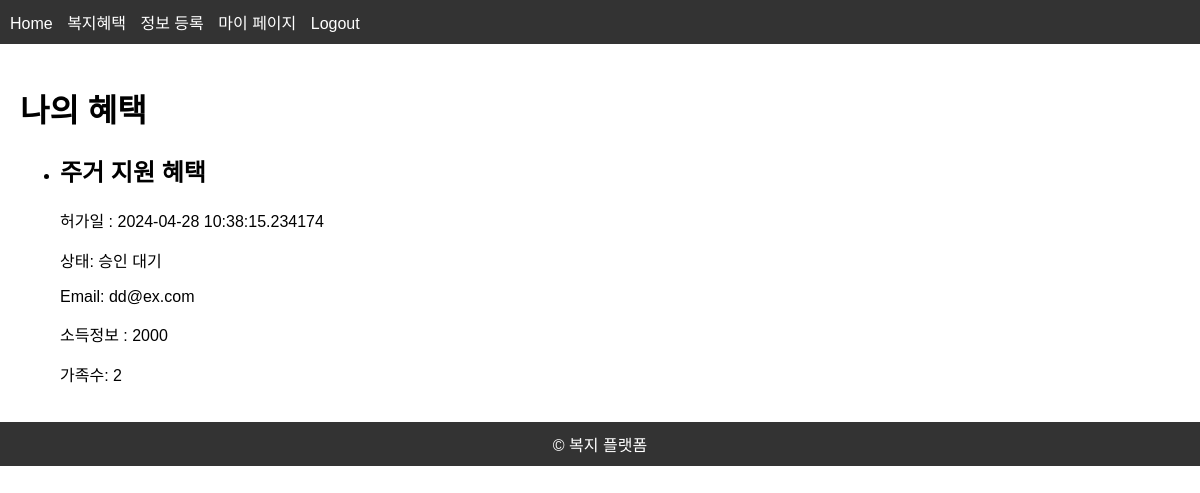
/my-applications (signed in), run on an earlier commit of the app's database.
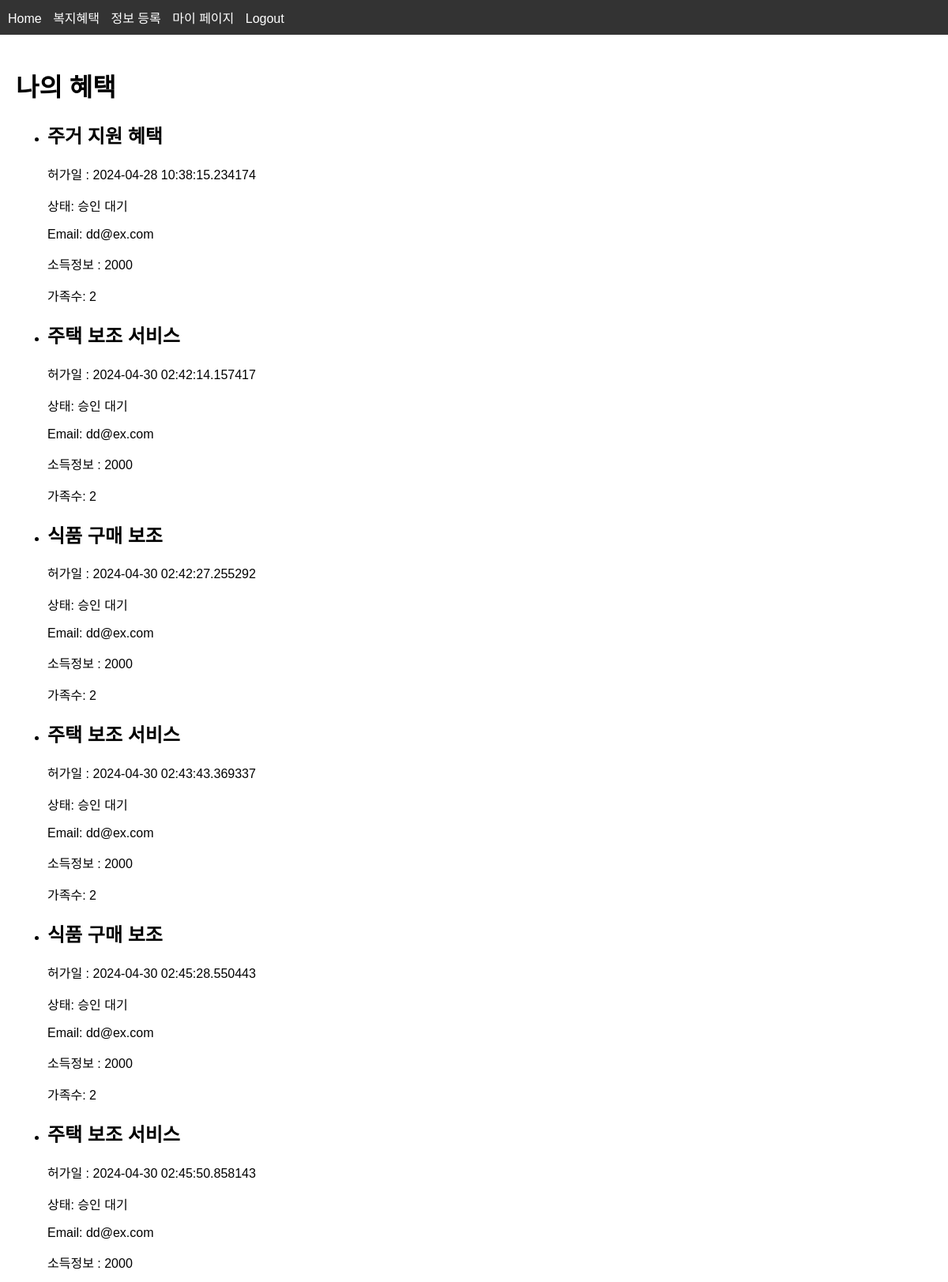
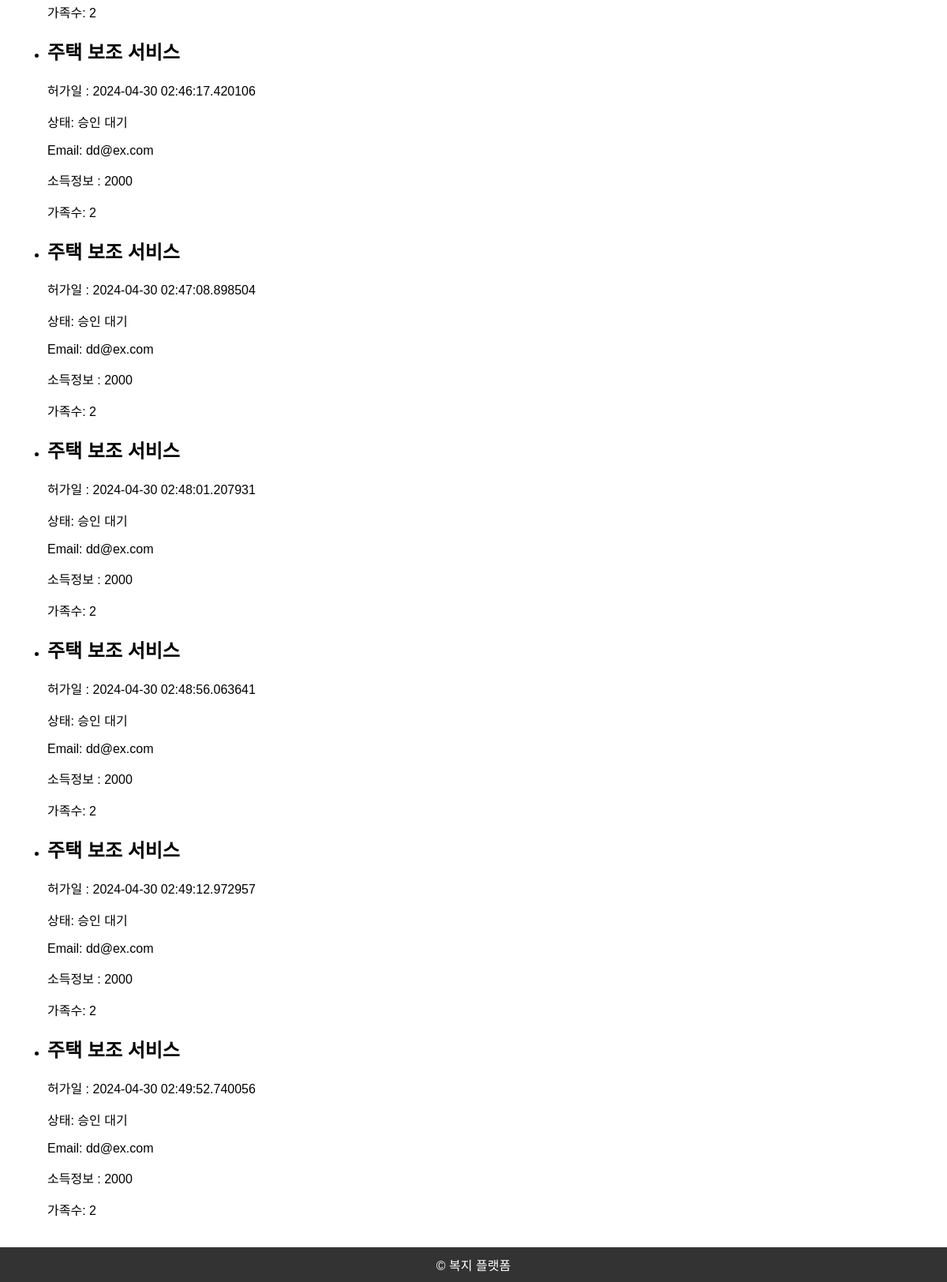
And on a later commit of the database (2 pictures, top to bottom).
### models.py (models this page shows, shortened)
class ModelMixin(object):
    def save(self):
        db.session.add(self)
        db.session.commit()

class Application(UserMixin, ModelMixin, db.Model):
    id = db.Column(db.Integer, primary_key=True)
    user_id = db.Column(db.Integer, db.ForeignKey('user.id'), nullable=False)
    benefit_id = db.Column(db.Integer, db.ForeignKey('benefit.id'), nullable=False)
    applied_date = db.Column(db.DateTime, default=datetime.utcnow)
    status = db.Column(db.String(20), nullable=False, default='승인 대기')

class Benefit(UserMixin, ModelMixin, db.Model):
    id = db.Column(db.Integer, primary_key=True)
    name = db.Column(db.String(100), nullable=False)
    description = db.Column(db.Text, nullable=False)
    requirements = db.Column(db.Text, nullable=False)
    income = db.Column(db.Float)
    family_members = db.Column(db.Integer)
    applications = db.relationship('Application', backref='benefit', lazy='dynamic')
    updated_at = db.Column(db.DateTime, default=datetime.utcnow, onupdate=datetime.utcnow)

class User(UserMixin, db.Model):
    id = db.Column(db.Integer, primary_key=True)
    username = db.Column(db.String(64), unique=True)
    email = db.Column(db.String(120), unique=True)
    password = db.Column(db.String(100))
    applications = db.relationship('Application', backref='user', lazy='dynamic')
    user_info = db.relationship('UserInfo', uselist=False, backref='user')
    last_notification_checked_at = db.Column(db.DateTime, default=datetime.utcnow)
    notifications = db.relationship('Notification', backref='user', lazy='dynamic')
    is_active = True  # 기본적으로 활성화된 상태로 설정

class UserInfo(db.Model):
    id = db.Column(db.Integer, primary_key=True)
    user_id = db.Column(db.Integer, db.ForeignKey('user.id'), nullable=False)
    income = db.Column(db.Float)
    family_members = db.Column(db.Integer)

### applications.py (the view)
@applications_bp.route('/my-applications')
@login_required
def my_applications():
    applications = current_user.applications.options(
        joinedload(Application.user).joinedload(User.user_info)
    ).all()
    return render_template('applications.html', applications=applications)

### app.py (called while the page is built)
@login_manager.user_loader
def load_user(user_id):
    from models import User
    return User.query.get(int(user_id))

### templates/applications.html
{% extends 'base.html' %}
{% block content %}
<h1>나의 혜택</h1>
<ul>
    {% for application in applications %}
    <li>
        <h2>{{ application.benefit.name }}</h2>
        <p>허가일 : {{ application.applied_date }}</p>
        <p>상태: {{ application.status }}</p>
        {% if application.user.user_info %}
        <p>Email: {{ application.user.email }}</p>
        <p>소득정보 : {{ "%0.f"|format(application.user.user_info.income) }}</p>
        <p>가족수: {{ application.user.user_info.family_members }}</p>
        {% endif %}
    </li>
    {% endfor %}
</ul>
{% endblock %}

### templates/base.html (shortened to what this page needs)
<!DOCTYPE html>
<html lang="en">
<head>
    <link rel="stylesheet" href="{{ url_for('static', filename='css/styles.css') }}">
</head>
<body>
    <header>
        <nav>
            <ul>
                <li><a href="{{ url_for('index') }}">Home</a></li>
                {% if current_user.is_authenticated %}
                <li><a href="{{ url_for('benefits.list_benefits') }}">복지혜택</a></li>
                <li><a href="{{ url_for('applications.user_info') }}">정보 등록</a></li>
                <li><a href="{{ url_for('applications.my_applications') }}">마이 페이지</a></li>
                <li><a href="{{ url_for('auth.logout') }}">Logout</a></li>
                {% else %}
                <li><a href="{{ url_for('auth.login') }}">Login</a></li>
                <li><a href="{{ url_for('auth.signup') }}">Sign Up</a></li>
                {% endif %}
            </ul>
        </nav>
    </header>
    <main>
        {% block content %}{% endblock %}
    </main>
    <footer>
        &copy; 복지 플랫폼
    </footer>
</body>
</html>

### static/css/styles.css (style rules this page uses)
body { font-family: Arial, sans-serif; margin: 0; padding: 0; }
header { background-color: #333; color: #fff; padding: 10px; }
nav ul { list-style-type: none; margin: 0; padding: 0; }
nav ul li { display: inline; margin-right: 10px; }
nav ul li a { color: #fff; text-decoration: none; }
main { padding: 20px; }
footer { background-color: #333; color: #fff; padding: 10px; text-align: center; }

What changed in the data, as far as the page shows it:
added Application: benefit.name "주택 보조 서비스", applied_date "2024-04-30 02:42:14.157417", status "승인 대기", user.email "dd@ex.com", {{ "%0.f"|format(application.user.user_info.income) }} "2000", user.user_info.family_members "2"
added Application: benefit.name "식품 구매 보조", applied_date "2024-04-30 02:42:27.255292", status "승인 대기", user.email "dd@ex.com", {{ "%0.f"|format(application.user.user_info.income) }} "2000", user.user_info.family_members "2"
added Application: benefit.name "주택 보조 서비스", applied_date "2024-04-30 02:43:43.369337", status "승인 대기", user.email "dd@ex.com", {{ "%0.f"|format(application.user.user_info.income) }} "2000", user.user_info.family_members "2"
added Application: benefit.name "식품 구매 보조", applied_date "2024-04-30 02:45:28.550443", status "승인 대기", user.email "dd@ex.com", {{ "%0.f"|format(application.user.user_info.income) }} "2000", user.user_info.family_members "2"
added Application: benefit.name "주택 보조 서비스", applied_date "2024-04-30 02:45:50.858143", status "승인 대기", user.email "dd@ex.com", {{ "%0.f"|format(application.user.user_info.income) }} "2000", user.user_info.family_members "2"
added Application: benefit.name "주택 보조 서비스", applied_date "2024-04-30 02:46:17.420106", status "승인 대기", user.email "dd@ex.com", {{ "%0.f"|format(application.user.user_info.income) }} "2000", user.user_info.family_members "2"
added Application: benefit.name "주택 보조 서비스", applied_date "2024-04-30 02:47:08.898504", status "승인 대기", user.email "dd@ex.com", {{ "%0.f"|format(application.user.user_info.income) }} "2000", user.user_info.family_members "2"
added Application: benefit.name "주택 보조 서비스", applied_date "2024-04-30 02:48:01.207931", status "승인 대기", user.email "dd@ex.com", {{ "%0.f"|format(application.user.user_info.income) }} "2000", user.user_info.family_members "2"
added Application: benefit.name "주택 보조 서비스", applied_date "2024-04-30 02:48:56.063641", status "승인 대기", user.email "dd@ex.com", {{ "%0.f"|format(application.user.user_info.income) }} "2000", user.user_info.family_members "2"
added Application: benefit.name "주택 보조 서비스", applied_date "2024-04-30 02:49:12.972957", status "승인 대기", user.email "dd@ex.com", {{ "%0.f"|format(application.user.user_info.income) }} "2000", user.user_info.family_members "2"
added Application: benefit.name "주택 보조 서비스", applied_date "2024-04-30 02:49:52.740056", status "승인 대기", user.email "dd@ex.com", {{ "%0.f"|format(application.user.user_info.income) }} "2000", user.user_info.family_members "2"
